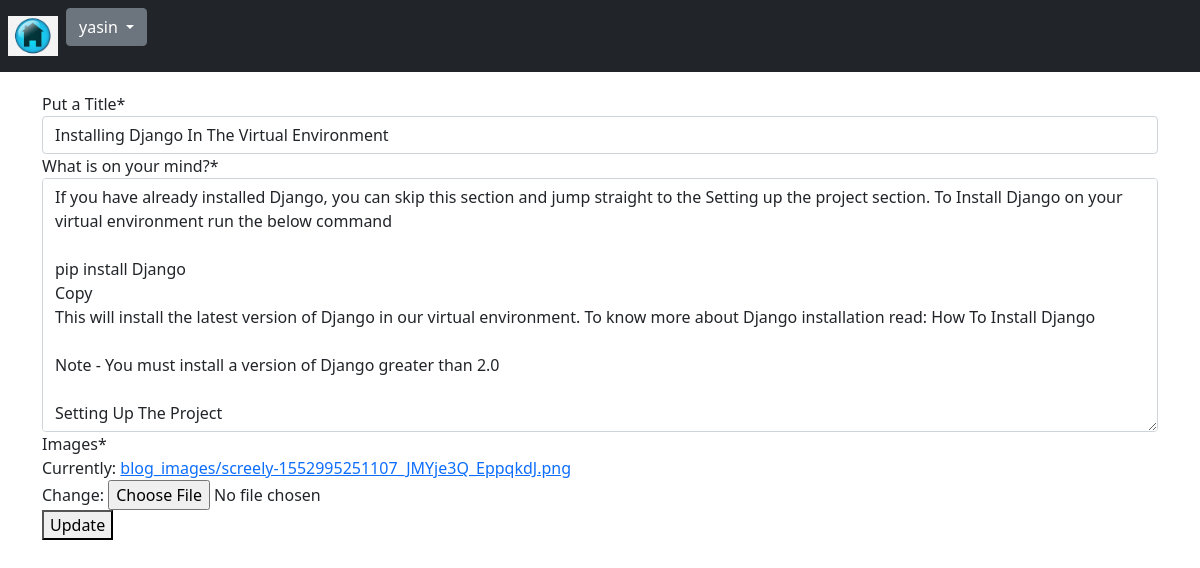
Page /blog/edit/3/ (signed in) on the earlier database version.
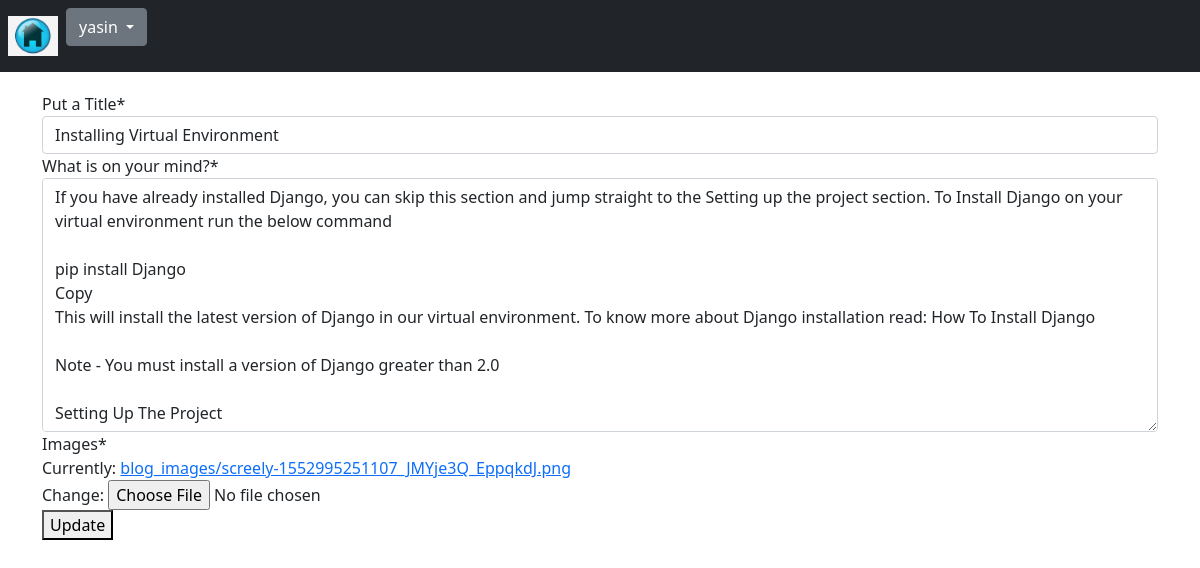
Same page on the later database version.
### App_Blog/models.py (models this page shows, shortened)
class Blog(models.Model):
    author = models.ForeignKey(User, on_delete=models.CASCADE, related_name='post_author')
    blog_title = models.CharField(max_length=264, verbose_name='Put a Title')
    blog_content = models.TextField(verbose_name='What is on your mind?')
    blog_image = models.ImageField(upload_to='blog_images', verbose_name='Images')
    publish_date = models.DateTimeField(auto_now_add=True)
    update_date = models.DateTimeField(auto_now=True)
    class Meta:
        ordering = ('-publish_date',)

### App_Blog/views.py (the view, shortened to what this page needs)
# urls.py: path('edit/<int:pk>/', views.UpdateBlog.as_view(), name='edit_blog'),
class UpdateBlog(LoginRequiredMixin, UpdateView):
    model = Blog
    fields = ('blog_title', 'blog_content', 'blog_image')
    template_name = 'App_Blog/edit_blog.html'

### templates/App_Blog/edit_blog.html (shortened to what this page needs)
{% extends 'base.html' %}
{% load crispy_forms_tags %}
{% block body_block %}
{% if blog.author == user %}
    <form method="POST" enctype="multipart/form-data">
        {{ form|crispy }}
        <button type="submit", name="button">Update</button>
{% else %}
        <p>You are not allowed to see.</p>
    </form>
{% endif %}
{% endblock %}

Differences in the rows shown:
changed Blog: blog_title "Installing Django In The Virtual Environment" → "Installing Virtual Environment"
